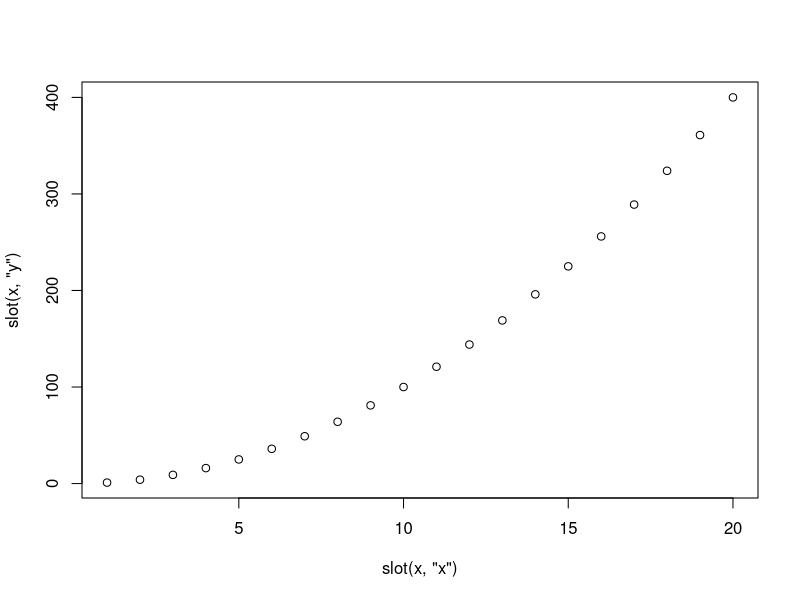
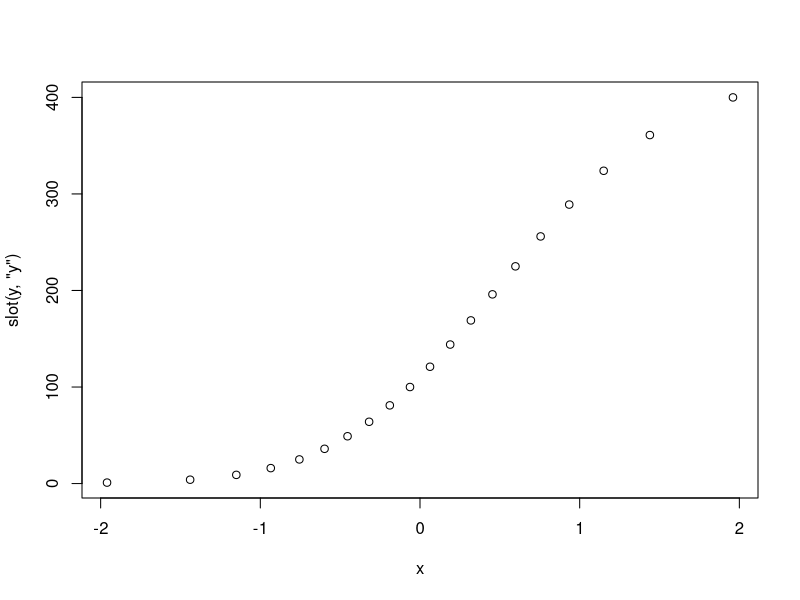
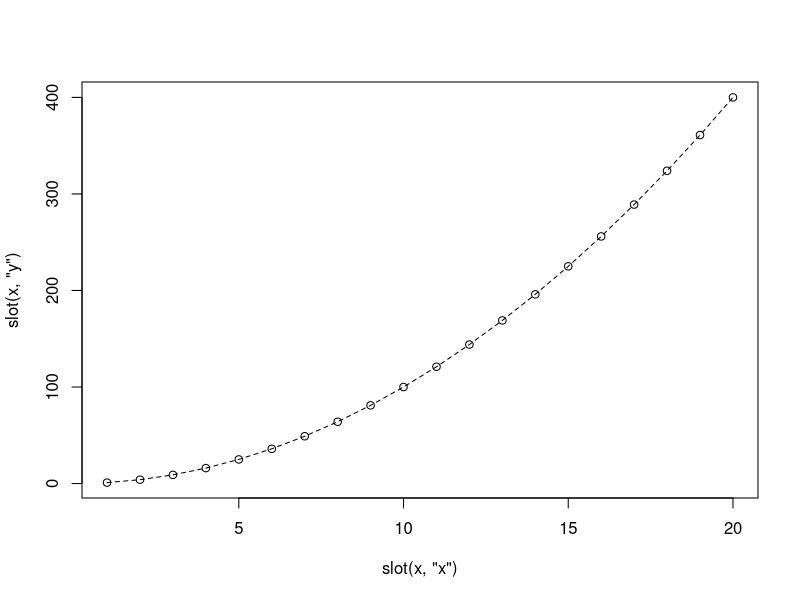
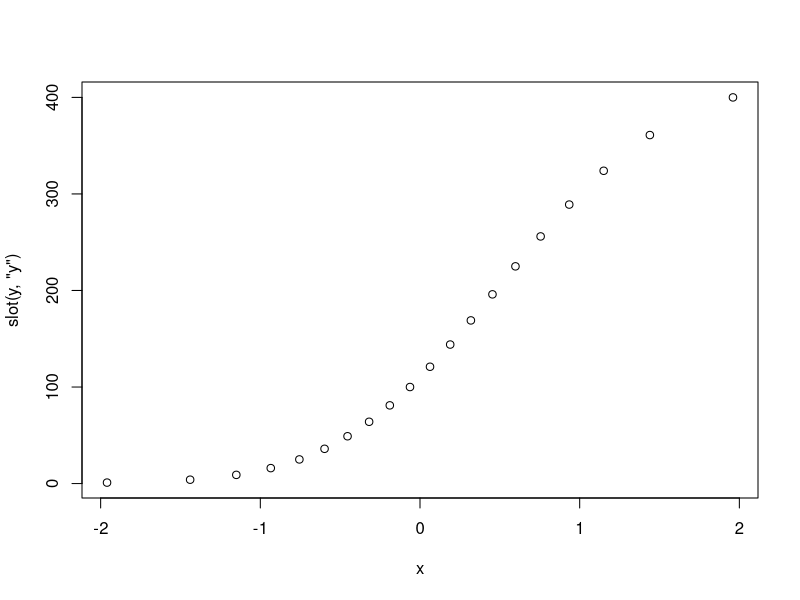
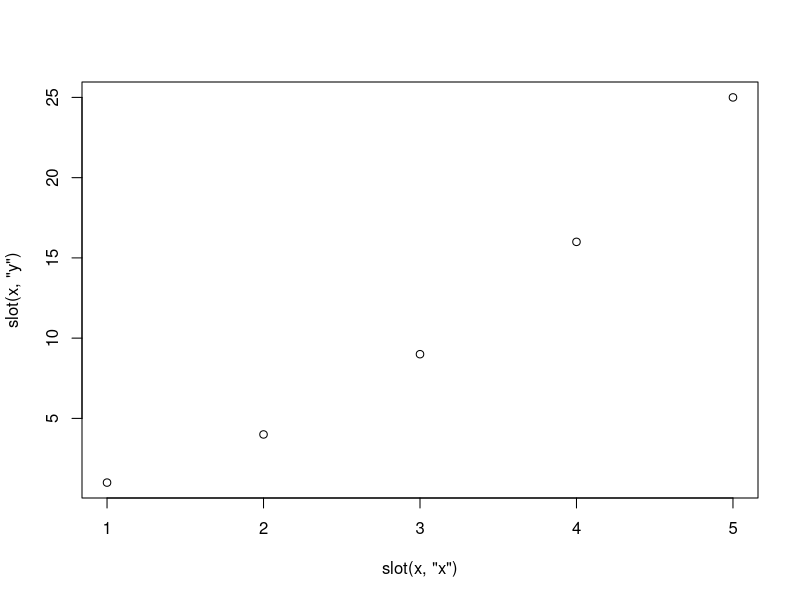

Write R code to recreate these figures, in order.
##   From help file for setMethod
## Need to define the track2 class first.  From setClass help.
## A simple class with two slots
# track2 <- setClass("track2",
#                   representation(x="numeric", y="numeric"))
setClass("track2",
                  representation(x="numeric", y="numeric"))
## an object from the class
# t1 <- track2(x = 1:10, y = 1:10 + rnorm(10))
t1 <- new("track2", x = 1:10, y = 1:10 + rnorm(10))
## A class extending the previous, adding one more slot
setClass("track2Curve",
                       representation(smooth = "numeric"),
                       contains = "track2")

## an object containing a superclass object
t1s <- new("track2Curve", t1, smooth = 1:10)

require(graphics)
## methods for plotting track2 objects (see the example for \link{setClass})
##
## First, with only one object as argument:
setMethod("plot", signature(x="track2", y="missing"),
          function(x,  y, ...) plot(slot(x, "x"), slot(x, "y"), ...)
)
## Second, plot the data from the track2 on the y-axis against anything
## as the x data.
setMethod("plot", signature(y = "track2"),
          function(x, y, ...) plot(x, slot(y, "y"), ...)
)
## and similarly with the track2 on the x-axis (using the short form of
## specification for signatures)
setMethod("plot", "track2",
          function(x, y, ...) plot(slot(x, "y"), y,  ...)
)
t1 <- new("track2", x=1:20, y=(1:20)^2)

tc1 <- new("track2Curve", t1)
slot(tc1, "smooth") <- smooth.spline(slot(tc1, "x"), slot(tc1, "y"))$y #$
plot(t1)
plot(qnorm(ppoints(20)), t1)
## An example of inherited methods, and of conforming method arguments
## (note the dotCurve argument in the method, which will be pulled out
## of ... in the generic.
setMethod("plot", c("track2Curve", "missing"),
          function(x, y, dotCurve = FALSE, ...) {
            plot(as(x, "track2"))
            if(length(slot(x, "smooth") > 0))
              lines(slot(x, "x"), slot(x, "smooth"),
                    lty = if(dotCurve) 2 else 1)
          }
)
## the plot of tc1 alone has an added curve; other uses of tc1
## are treated as if it were a "track2" object.
plot(tc1, dotCurve = TRUE)
plot(qnorm(ppoints(20)), tc1)

## defining methods for a special function.
## Although "[" and "length" are not ordinary functions
## methods can be defined for them.
setMethod("[", "track2",
          function(x, i, j, ..., drop) {
            x@x <- x@x[i]; x@y <- x@y[i]
            x
          })
plot(t1[1:5])
### end of help file
